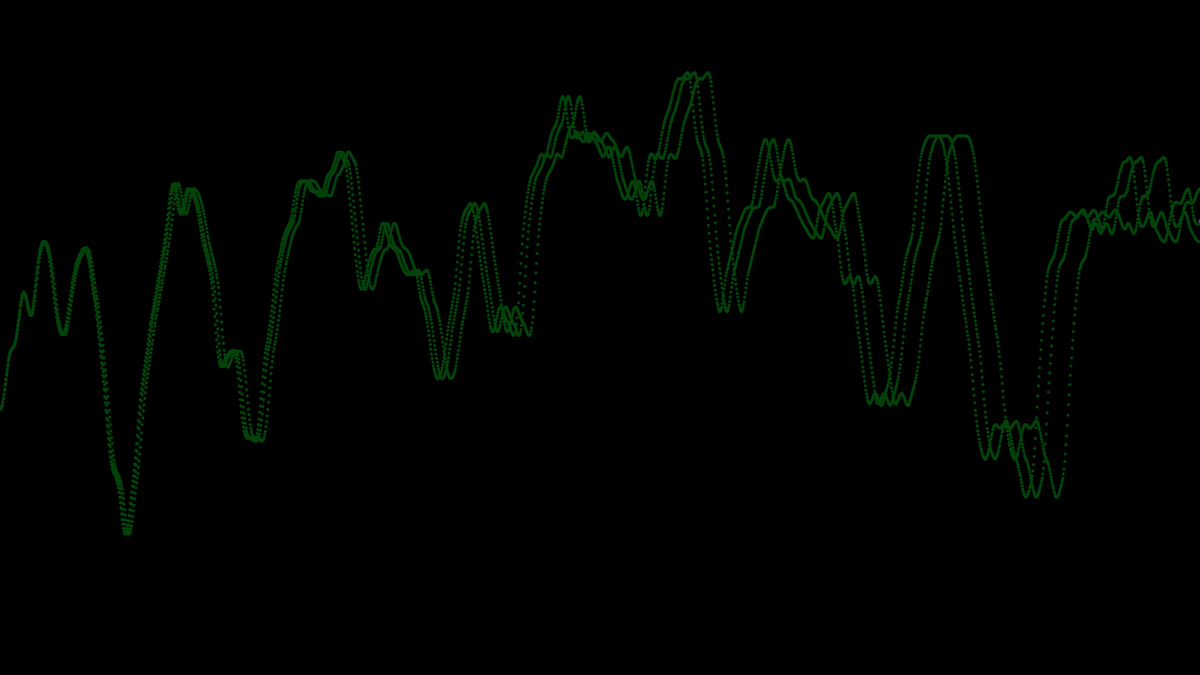
Frame 1 (no input)
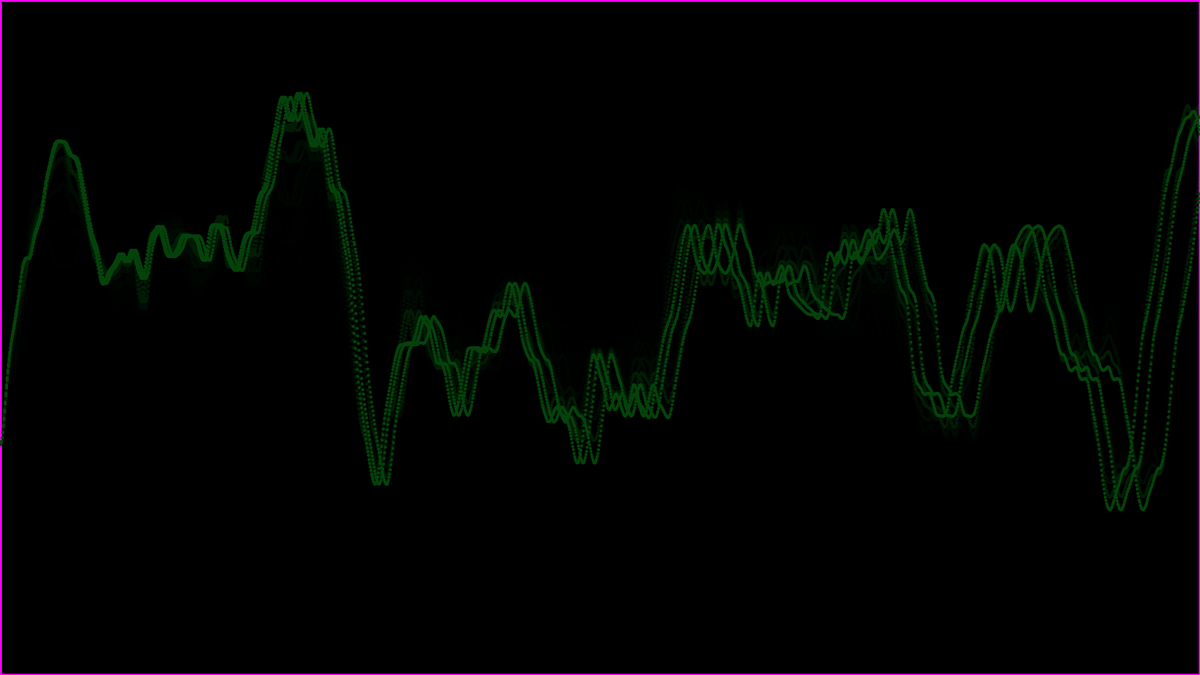
Frame 60 (the mouse pressed at the canvas centre just before this capture)
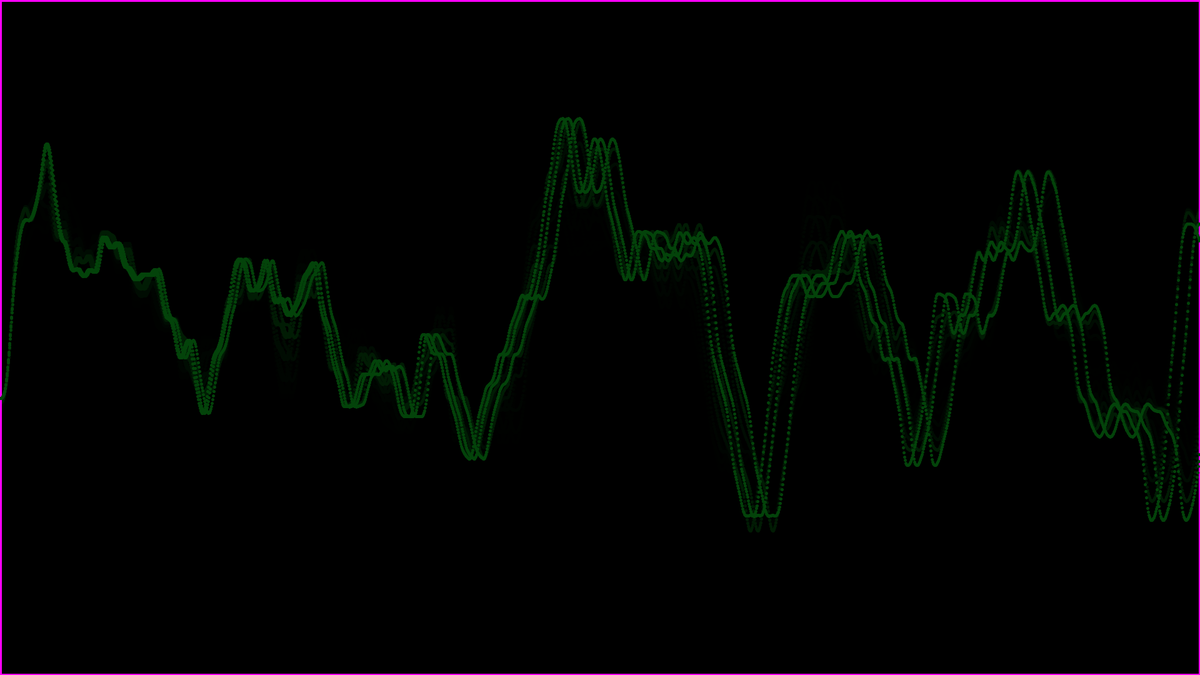
Frame 120 (the mouse held since frame 60 and released just before this capture)

The Processing sketch that drew these frames (run headless with seeded random() and noise(); from frame 60 on, the mouse is pressed at the canvas centre):

// Processing sketch: processing_64443
// ── processing_64443.pde

float time = 0;

void setup() {
  frameRate(15);
  size (1920, 1080);
  background(0);
  smooth();
}

void draw() {
  fill(0, 150);
  rect(0, 0, width, height);

  float x = 0;

  while (x <width) {

    //main line
    strokeWeight(5);

//green---------------------------------
    if (key == 'g') {
      stroke(#08FF22);
    }
    

//red------------------------------------
    if (key == 'r') {
      stroke(#FF0F03);
    }
   

//blue-----------------------------------

if (key == 'b') {
      stroke(#033BFF);
    }
    
//yellow--------------------------------
if (key == 'y') {
      stroke(#FFF703);
    }
    
//purple--------------------------------
if (key == 'p') {
      stroke(#F203FF);
    }
//grayscale-----------------------------
if (key == 'w') {
      stroke(255);
    }
//orange--------------------------------
if (key == 'o') {
      stroke(#FA8508);
    }

    point(x, height*noise(x/100, time));
////////////////////////////////////////////////////////////
///////////////////////////////////////////////////////////
///////////////////////////////////////////////////////////
//////////////////////////////////////////////////////////


//SECOND LINE
    strokeWeight(5);
    
    //green---------------------------------
    if (key == 'g') {
      stroke(#02BC12);
    }
    

//red------------------------------------
    if (key == 'r') {
      stroke(#930601);
    }
   

//blue-----------------------------------

if (key == 'b') {
      stroke(#062EB9);
    }
    
//yellow--------------------------------
if (key == 'y') {
      stroke(#B7AE04);
    }
    
//purple--------------------------------
if (key == 'p') {
      stroke(#AD04B7);
    }
//grayscale-----------------------------
if (key == 'w') {
      stroke(#C4C4C4);
    }
//orange--------------------------------
if (key == 'o') {
      stroke(#C46302);
    }
    point(x, height*noise(x/101, time));
/////////////////////////////////////////////////////////
/////////////////////////////////////////////////////////
///////////////////////////////////////////////////////
/////////////////////////////////////////////////////////
////////////////////////////////////////////////////////






//3rd Line...
    strokeWeight(5);
    
     //green---------------------------------
    if (key == 'g') {
      stroke(#017E0A);
    }
    

//red------------------------------------
    if (key == 'r') {
      stroke(#6F0400);
    }
   

//blue-----------------------------------

if (key == 'b') {
      stroke(#011A6A);
    }
    
//yellow--------------------------------
if (key == 'y') {
      stroke(#B7AE04);
    }
    
//purple--------------------------------
if (key == 'p') {
      stroke(#AD04B7);
    }
//grayscale-----------------------------
if (key == 'w') {
      stroke(#C4C4C4);
    }
//orange--------------------------------
if (key == 'o') {
      stroke(#C46302);
   
    point(x, height*noise(x/102, time));
}
////////////////////////////////////////////////////////////
//////////////////////////////////////////////////////////
///////////////////////////////////////////////////////////
//////////////////////////////////////////////////////////
////////////////////////////////////////////////////////


//FINAL LINE

    strokeWeight(5);
    
    
    
    stroke(#03430A);
    point(x, height*noise(x/103, time));

    x= x + 1;
  }
  time = time + 0.05;




  strokeWeight(5);
  stroke(255, 0, 250);
  point(x, height*noise(x/104, time));

  }
